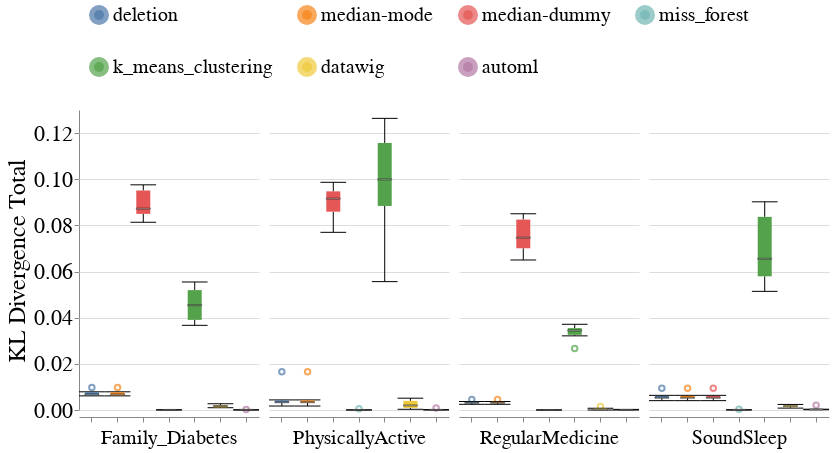

Write notebook code for a chart like this one.
### Code cell
create_box_plots_for_mixed_exp(dataset_name=DATASET_NAME,
                               column_names=['Family_Diabetes', 'PhysicallyActive', 'RegularMedicine', 'SoundSleep'],
                               metric_name='kl_divergence_total',
                               db_client=db_client,
                               without_dummy=False)

### Figure 1 — Vega-Lite specification as saved in the notebook (floating-point values rounded to 4 significant figures; data arrays with more than 128 entries replaced by an {"elided": "..."} marker saying what was removed)
{"config": {"view": {"continuousWidth": 400, "continuousHeight": 300, "stroke": null}, "axis": {"labelFontSize": 22, "labelFontWeight": "normal", "titleFontSize": 24, "titleFontWeight": "normal"}, "facet": {"spacing": 10}, "header": {"labelFontSize": 20, "labelOrient": "bottom", "labelPadding": 5, "titleFontSize": 20}, "legend": {"columns": 4, "direction": "horizontal", "labelFontSize": 20, "labelLimit": 400, "orient": "top", "symbolOffset": 10, "symbolStrokeWidth": 10, "titleAnchor": "middle", "titleFontSize": 22, "titleLimit": 300}, "title": {"fontSize": 20}}, "data": {"name": "data-1c945220c7f496776d4685d23f88ca94"}, "mark": {"type": "boxplot", "median": {"stroke": "black", "strokeWidth": 0.7}, "ticks": true}, "encoding": {"color": {"field": "Null_Imputer_Name", "sort": ["deletion", "median-mode", "median-dummy", "miss_forest", "k_means_clustering", "datawig", "automl"], "title": null, "type": "nominal"}, "column": {"field": "Column_With_Nulls", "title": null, "type": "nominal"}, "x": {"axis": {"labels": false}, "field": "Null_Imputer_Name", "sort": ["deletion", "median-mode", "median-dummy", "miss_forest", "k_means_clustering", "datawig", "automl"], "title": null, "type": "nominal"}, "y": {"field": "Kl_Divergence_Total", "scale": {"zero": false}, "title": "KL Divergence Total", "type": "quantitative"}}, "width": 180, "$schema": "https://vega.github.io/schema/vega-lite/v4.17.0.json", "datasets": {"data-1c945220c7f496776d4685d23f88ca94": {"elided": "168 records"}}}
